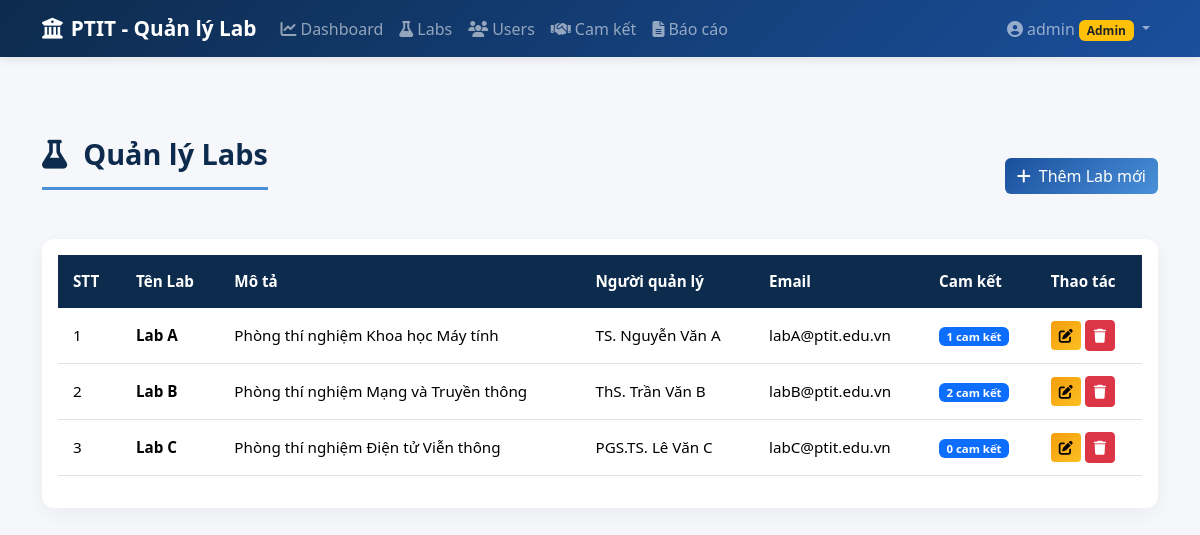
The page /labs (signed in) on the database its author committed.
### app/models.py (models this page shows, shortened)
class User(UserMixin, db.Model):
    __tablename__ = 'users'
    id = db.Column(db.Integer, primary_key=True)
    username = db.Column(db.String(50), unique=True, nullable=False)
    password_hash = db.Column(db.String(200), nullable=False)
    role = db.Column(db.String(20), nullable=False)  # 'admin' or 'lab'
    lab_id = db.Column(db.Integer, db.ForeignKey('labs.id', ondelete='SET NULL'), nullable=True)
    def is_admin(self):
        return self.role == 'admin'

class Lab(db.Model):
    __tablename__ = 'labs'
    id = db.Column(db.Integer, primary_key=True)
    name = db.Column(db.String(100), nullable=False)
    description = db.Column(db.Text)
    manager_name = db.Column(db.String(100))
    email = db.Column(db.String(100))
    created_at = db.Column(db.DateTime, default=datetime.utcnow)
    users = db.relationship('User', backref='lab', lazy=True)
    commitments = db.relationship('Commitment', backref='lab', lazy=True, cascade='all, delete-orphan')

### app/routes/labs.py (the view)
@bp.route('/labs')
@login_required
def labs_list():
    if not current_user.is_admin():
        flash('Bạn không có quyền truy cập trang này.', 'danger')
        return redirect(url_for('main.dashboard'))
    labs_list = Lab.query.order_by(Lab.created_at.desc()).all()
    return render_template('labs/list.html', labs=labs_list)

### templates/labs/list.html (shortened to what this page needs)
{% extends "base.html" %}
{% block content %}
<div class="d-flex justify-content-between align-items-center mb-4">
    <h1 class="page-title">
        <i class="fas fa-flask me-3"></i>Quản lý Labs
    </h1>
    <a href="{{ url_for('labs.labs_create') }}" class="btn btn-primary">
        <i class="fas fa-plus me-2"></i>Thêm Lab mới
    </a>
</div>
<div class="card">
    <div class="card-body">
        <div class="table-responsive">
            <table class="table table-hover">
                <thead>
                    <tr>
                        <th>STT</th>
                        <th>Tên Lab</th>
                        <th>Mô tả</th>
                        <th>Người quản lý</th>
                        <th>Email</th>
                        <th>Cam kết</th>
                        <th>Thao tác</th>
                    </tr>
                </thead>
                <tbody>
                    {% for lab in labs %}
                    <tr>
                        <td>{{ loop.index }}</td>
                        <td>
                            <strong>{{ lab.name }}</strong>
                        </td>
                        <td>{{ lab.description or '-' }}</td>
                        <td>{{ lab.manager_name or '-' }}</td>
                        <td>{{ lab.email or '-' }}</td>
                        <td>
                            <span class="badge bg-primary">{{ lab.commitments|length }} cam kết</span>
                        </td>
                        <td>
                            <a href="{{ url_for('labs.labs_edit', lab_id=lab.id) }}"
                               class="btn btn-sm btn-warning">
                                <i class="fas fa-edit"></i>
                            </a>
                            <form method="POST" action="{{ url_for('labs.labs_delete', lab_id=lab.id) }}"
                                  style="display: inline;"
                                  onsubmit="return confirm('Bạn có chắc muốn xóa Lab &quot;{{ lab.name }}&quot;?\nHành động này sẽ xóa tất cả cam kết liên quan!');">
                                <button type="submit" class="btn btn-sm btn-danger">
                                    <i class="fas fa-trash"></i>
                                </button>
                            </form>
                        </td>
                    </tr>
                    {% endfor %}
                </tbody>
            </table>
        </div>
    </div>
</div>
{% endblock %}

### templates/base.html (shortened to what this page needs)
<!DOCTYPE html>
<html lang="vi">
<head>
    <link href="https://cdn.jsdelivr.net/npm/bootstrap@5.3.2/dist/css/bootstrap.min.css" rel="stylesheet">
    <link href="https://cdnjs.cloudflare.com/ajax/libs/font-awesome/6.5.1/css/all.min.css" rel="stylesheet">
    <link href="https://cdn.jsdelivr.net/npm/bootstrap-icons@1.11.2/font/bootstrap-icons.css" rel="stylesheet">
    <link href="{{ url_for('static', filename='css/style.css') }}" rel="stylesheet">
</head>
<body>
    {% if current_user.is_authenticated %}
    <nav class="navbar navbar-expand-lg navbar-dark bg-ptit">
        <div class="container">
            <a class="navbar-brand" href="{{ url_for('main.dashboard') }}">
                <i class="fas fa-university me-2"></i>PTIT - Quản lý Lab
            </a>
            <div class="collapse navbar-collapse" id="navbarNav">
                <ul class="navbar-nav me-auto">
                    <li class="nav-item">
                        <a class="nav-link" href="{{ url_for('main.dashboard') }}">
                            <i class="fas fa-chart-line me-1"></i>Dashboard
                        </a>
                    </li>
                    {% if current_user.is_admin() %}
                    <li class="nav-item">
                        <a class="nav-link" href="{{ url_for('labs.labs_list') }}">
                            <i class="fas fa-flask me-1"></i>Labs
                        </a>
                    </li>
                    <li class="nav-item">
                        <a class="nav-link" href="{{ url_for('users.users_list') }}">
                            <i class="fas fa-users me-1"></i>Users
                        </a>
                    </li>
                    {% endif %}
                    <li class="nav-item">
                        <a class="nav-link" href="{{ url_for('commitments.commitments_list') }}">
                            <i class="fas fa-handshake me-1"></i>Cam kết
                        </a>
                    </li>
                    {% if current_user.is_admin() %}
                    <li class="nav-item">
                        <a class="nav-link" href="{{ url_for('reports.reports') }}">
                            <i class="fas fa-file-alt me-1"></i>Báo cáo
                        </a>
                    </li>
                    {% endif %}
                </ul>
                <ul class="navbar-nav">
                    <li class="nav-item dropdown">
                        <a class="nav-link dropdown-toggle" href="#" data-bs-toggle="dropdown">
                            <i class="fas fa-user-circle me-1"></i>{{ current_user.username }}
                            {% if current_user.is_admin() %}
                            <span class="badge bg-warning text-dark">Admin</span>
                            {% else %}
                            <span class="badge bg-info">Lab</span>
                            {% endif %}
                        </a>
                    </li>
                </ul>
            </div>
        </div>
    </nav>
    {% endif %}
    <main class="{% if current_user.is_authenticated %}main-content{% endif %}">
        <div class="container">
            {% block content %}{% endblock %}
        </div>
    </main>
</body>
</html>

### static/css/style.css (style rules this page uses)
:root { --ptit-blue: #1a4f9c; --ptit-light-blue: #4a90d9; --ptit-dark: #0d2b4d; }
body { background-color: #f5f7fa; font-family: 'Segoe UI', Tahoma, Geneva, Verdana, sans-serif; min-height: 100vh; }
.main-content { padding-top: 80px; padding-bottom: 40px; }
.navbar.bg-ptit { background: linear-gradient(135deg, var(--ptit-dark) 0%, var(--ptit-blue) 100%); box-shadow: 0 2px 10px rgba(0,0,0,0.1); }
.navbar-brand { font-weight: 700; font-size: 1.3rem; }
.nav-link { font-weight: 500; transition: all 0.3s; }
.page-title { font-size: 1.8rem; font-weight: 700; color: var(--ptit-dark); margin-bottom: 25px; padding-bottom: 15px; border-bottom: 3px solid var(--ptit-light-blue); }
.table { font-size: 0.95rem; }
.table thead th { background-color: var(--ptit-dark); color: white; font-weight: 600; border: none; padding: 15px; }
.table tbody td { vertical-align: middle; padding: 12px 15px; }
.card { border: none; border-radius: 12px; box-shadow: 0 5px 20px rgba(0,0,0,0.05); }
.btn-primary { background: linear-gradient(135deg, var(--ptit-blue), var(--ptit-light-blue)); border: none; }
.btn-warning { background: linear-gradient(135deg, #f59e0b, #fbbf24); border: none; }

### rows shown on the page
User: username "admin"
Lab: name "Lab A", description "Phòng thí nghiệm Khoa học Máy tính", manager_name "TS. Nguyễn Văn A", email "labA@ptit.edu.vn", commitments|length "1"
Lab: name "Lab B", description "Phòng thí nghiệm Mạng và Truyền thông", manager_name "ThS. Trần Văn B", email "labB@ptit.edu.vn", commitments|length "2"
Lab: name "Lab C", description "Phòng thí nghiệm Điện tử Viễn thông", manager_name "PGS.TS. Lê Văn C", email "labC@ptit.edu.vn", commitments|length "0"
